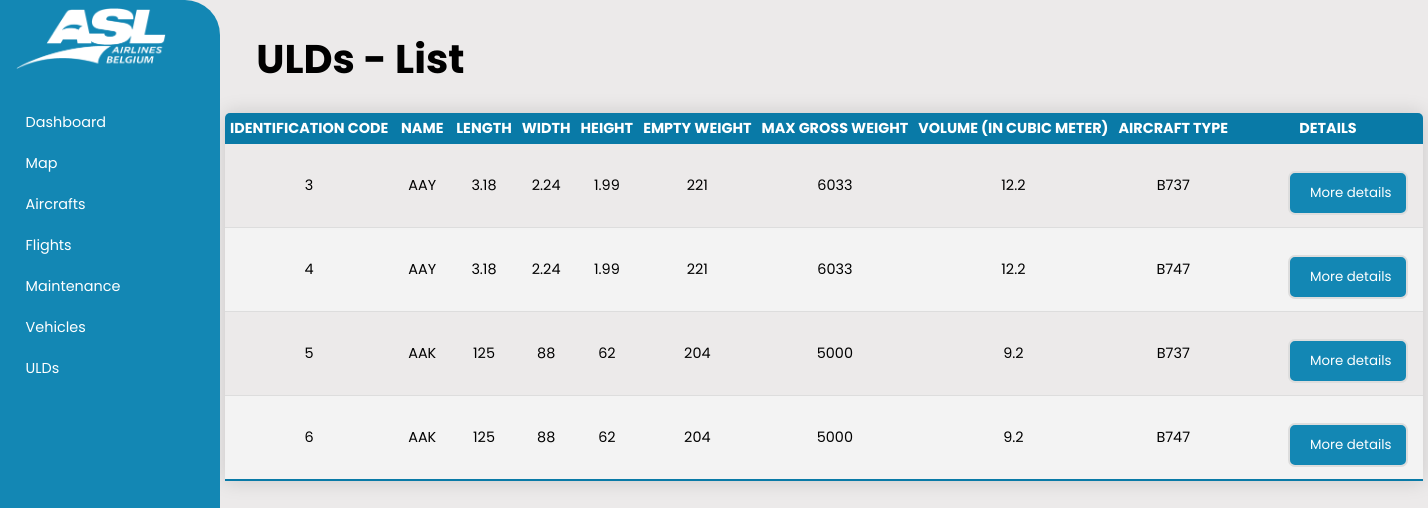
/project/see_all/uld.see_all.php, run on the app's committed database.
### tables this page shows
CREATE TABLE IF NOT EXISTS `uld` (
  `code` int(11) NOT NULL AUTO_INCREMENT,
  `name` varchar(15) NOT NULL,
  `length` float NOT NULL,
  `width` float NOT NULL,
  `height` float NOT NULL,
  `empty_weight` int(11) NOT NULL,
  `max_gross_weight` int(10) NOT NULL,
  `volume` float NOT NULL COMMENT 'in cubic meter',
  `aircraft_type` varchar(255) NOT NULL,
  PRIMARY KEY (`code`),
  KEY `name` (`name`),
  KEY `aircraft_type` (`aircraft_type`)
);

### project/see_all/uld.see_all.php (the view)
<?php
    include_once("../add_ons/header.php");
    include("../includes/dbconn.inc.php");
    include("../add_ons/sidebar.php");
?>
<div class="main-content">
    <h1>ULDs - List</h1>
        <section class="Maintenance">
            <table class="content-table center">
                <thead>
                    <tr>
                        <th>Identification code</th>
                        <th>Name</th>
                        <th>Length</th>
                        <th>Width</th>
                        <th>Height</th>
                        <th>Empty Weight</th>
                        <th>Max Gross Weight</th>
                        <th>Volume (in cubic meter)</th>
                        <th>Aircraft Type</th>
                        <th>Details</th>
                    </tr>
                </thead>
                <tbody>
                <?php
                    if( isset($_GET['select-search']) && isset($_GET['contain-search']) ){
                        $select_search = $_GET['select-search'];
                        $contain = $_GET['contain-search'];
                        $sql = "SELECT * FROM `uld` WHERE `$select_search` like '%$contain%'";
                    } else {
                        $sql ="SELECT * FROM `uld`";
                    }
                    $result = mysqli_query($conn, $sql);
                    $nb_rows = mysqli_num_rows($result);
                    $ulds ="";
                    if ($nb_rows>0){
                        while ($row = mysqli_fetch_assoc($result))
                        {
                            $ulds .= "<form action='../includes/ulds.inc.php' method='post'>";
                            $code = $row['code'];
                            $ulds .= "<tr>";
                            $ulds .= "<td>".$row['code']."</td>";
                            $ulds .= "<td>".$row['name']."</td>";
                            $ulds .= "<td>".$row['length']."</td> ";
                            $ulds .= "<td>".$row['width']."</td> ";
                            $ulds .= "<td>".$row['height']."</td>";
                            $ulds .= "<td>".$row['empty_weight']."</td>";
                            $ulds .= "<td>".$row['max_gross_weight']."</td>";
                            $ulds .= "<td>".$row['volume']."</td>";
                            $ulds .= "<td>".$row['aircraft_type']."</td>";
                            $ulds .= "<td>
                            <form method='post' action='/project/includes/aircrafts.inc.php' display: inline>
                            <button class='ADD-button' type='submit' name='details-button' value=$code>More details</button>
                            </form>
                            </td>";
                            $ulds .= "</tr>";
                            }
                        }
                    echo $ulds;
                ?>
            </tbody>
        </table>
    </section>
</div>
<?php
    include_once("../add_ons/footer.php");
?>

### project/style.css (style rules this page uses)
:root { --main-color: #1387b4; --color-dark: #1D2231; --background_color: #eceaea; --clr-inprogress: #f0ff6bd0; --clr-notyetstarted: #81d4fad8; --clr-warning: #f51e1ec5; --clr-completed: #17f303b9; }
* { font-family: 'Poppins', sans-serif; margin: 0; padding: 0; text-decoration: none; list-style-type: none; box-sizing: border-box; }
body { background-color: var(--background_color); }
.main-content { position: relative; height: 100%; margin-top: 2%; margin-left: 220px; transition: margin-left 500ms; background: var(--background_color); }
.main-content h1 { margin-left:3%; font-size: 2.5em; }
.content-table { border-collapse: collapse; border-spacing: 50px 0; margin-top: 2%; font-size: 0.9em; min-width: 400px; border-radius: 5px 5px 0 0 ; overflow: hidden; box-shadow: 0 0 20px rgba(0, 0, 0, 0.15); table-layout: auto; width: 60%; position: relative; margin-left: 2%; }
.center { margin-left: auto; margin-right: auto; }
.content-table th { position: sticky; top : 0; text-align: center; text-transform: uppercase; padding: 5px; }
.content-table thead tr { background-color: #097aa7; color: #ffffff; text-align: center; font-weight: bold; white-space: nowrap; }
.content-table td { padding: 12px 15px; white-space: nowrap; text-align: center; }
.content-table tbody tr { border-bottom: 1px solid #dddddd ; }
.content-table tbody tr:nth-of-type(even) { background-color: #f3f3f3; }
.content-table tbody tr:last-of-type { border-bottom: 2px solid #097aa7; }
.form-search button, .SEE_ALL-button, .ADD-button { padding: 10px 20px; background-color: var(--main-color); border: 2px solid #ddd; color: white; cursor: pointer; border-radius: 7px; margin-left: 1.5%; width: 120px; }
.SEE_ALL-button, .ADD-button { padding: 10px 20px; background-color: var(--main-color); border: 2px solid #ddd; color: white; cursor: pointer; border-radius: 7px; margin-left: 40px; margin-top: 15px; width: 120px; }

### data on the page
uld: code "3", name "AAY", length "3.18", width "2.24", height "1.99", empty_weight "221", max_gross_weight "6033", volume "12.2", aircraft_type "B737"
uld: code "4", name "AAY", length "3.18", width "2.24", height "1.99", empty_weight "221", max_gross_weight "6033", volume "12.2", aircraft_type "B747"
uld: code "5", name "AAK", length "125", width "88", height "62", empty_weight "204", max_gross_weight "5000", volume "9.2", aircraft_type "B737"
uld: code "6", name "AAK", length "125", width "88", height "62", empty_weight "204", max_gross_weight "5000", volume "9.2", aircraft_type "B747"
